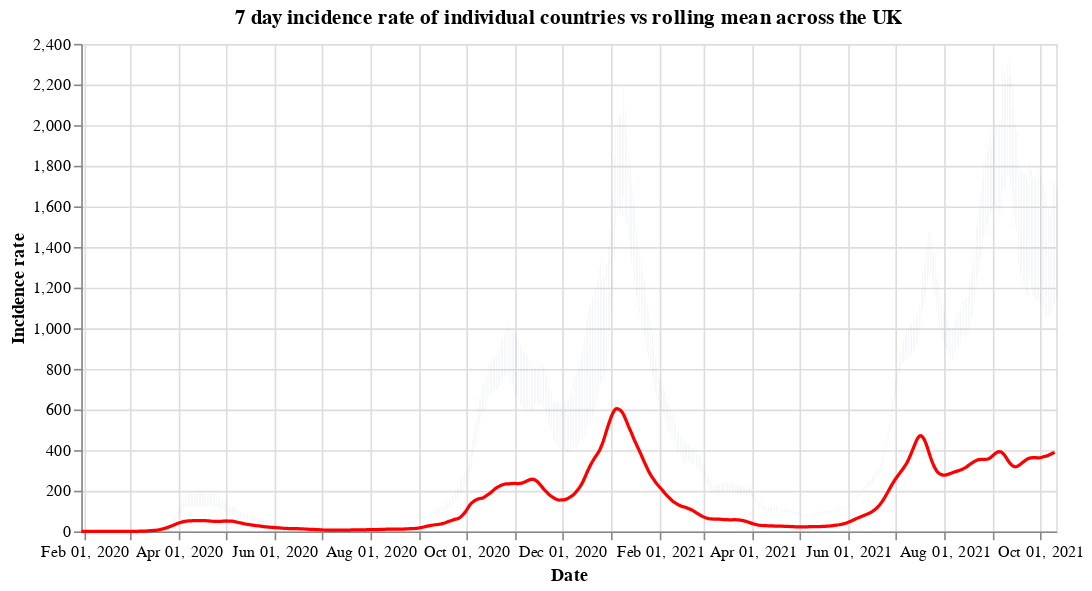

The code cell stored with this chart in its notebook:
### Code cell
#collapse
countries = uk_cases['areaName'].unique()
countries.sort()

selection = alt.selection_single(
    name='Select',
    fields=['areaName'],
    init={'areaName': 'Wales'},
    bind={'areaName': alt.binding_select(options=countries)}
)

# scatter plot, modify opacity based on selection
bars = alt.Chart(uk_cases).mark_bar().add_selection(
    selection
).encode(
    x=alt.X("yearmonthdate(date):T", axis=alt.Axis(title='Date')),
    y=alt.Y("weeklyCasesRate:Q", axis=alt.Axis(title='Incidence rate')),
    tooltip='weeklyCasesRate:Q',
    opacity=alt.condition(selection, alt.value(1), alt.value(0))
).properties(title=f'7 day incidence rate of individual countries vs rolling mean across the UK', width=600)

line = alt.Chart(overview_cases).mark_line(
    color='red',
    size=2,
).transform_window(
    rolling_mean='mean(weeklyCasesRate)',
    frame=[0, 7]
).encode(
    x='yearmonthdate(date):T',
    y='rolling_mean:Q'
)

alt.layer(bars, line)

### Figure 1 — Vega-Lite specification as saved in the notebook (floating-point values rounded to 4 significant figures; data arrays with more than 128 entries replaced by an {"elided": "..."} marker saying what was removed)
{"config": {"view": {"continuousWidth": 400, "continuousHeight": 300}}, "layer": [{"data": {"name": "data-59fd526ac905a7e1bfa3d98121afe312"}, "mark": "bar", "encoding": {"opacity": {"condition": {"value": 1, "selection": "Select"}, "value": 0}, "tooltip": {"type": "quantitative", "field": "weeklyCasesRate"}, "x": {"type": "temporal", "axis": {"title": "Date"}, "field": "date", "timeUnit": "yearmonthdate"}, "y": {"type": "quantitative", "axis": {"title": "Incidence rate"}, "field": "weeklyCasesRate"}}, "selection": {"Select": {"type": "single", "fields": ["areaName"], "init": {"areaName": "Wales"}, "bind": {"areaName": {"input": "select", "options": ["England", "Northern Ireland", "Scotland", "Wales"]}}}}, "title": "7 day incidence rate of individual countries vs rolling mean across the UK", "width": 600}, {"data": {"name": "data-d531ed3ca036ad6df3ca626d8fa2a4f3"}, "mark": {"type": "line", "color": "red", "size": 2}, "encoding": {"x": {"type": "temporal", "field": "date", "timeUnit": "yearmonthdate"}, "y": {"type": "quantitative", "field": "rolling_mean"}}, "transform": [{"window": [{"op": "mean", "field": "weeklyCasesRate", "as": "rolling_mean"}], "frame": [0, 7]}]}], "$schema": "https://vega.github.io/schema/vega-lite/v4.8.1.json", "datasets": {"data-59fd526ac905a7e1bfa3d98121afe312": {"elided": "2388 records"}, "data-d531ed3ca036ad6df3ca626d8fa2a4f3": {"elided": "620 records"}}}
